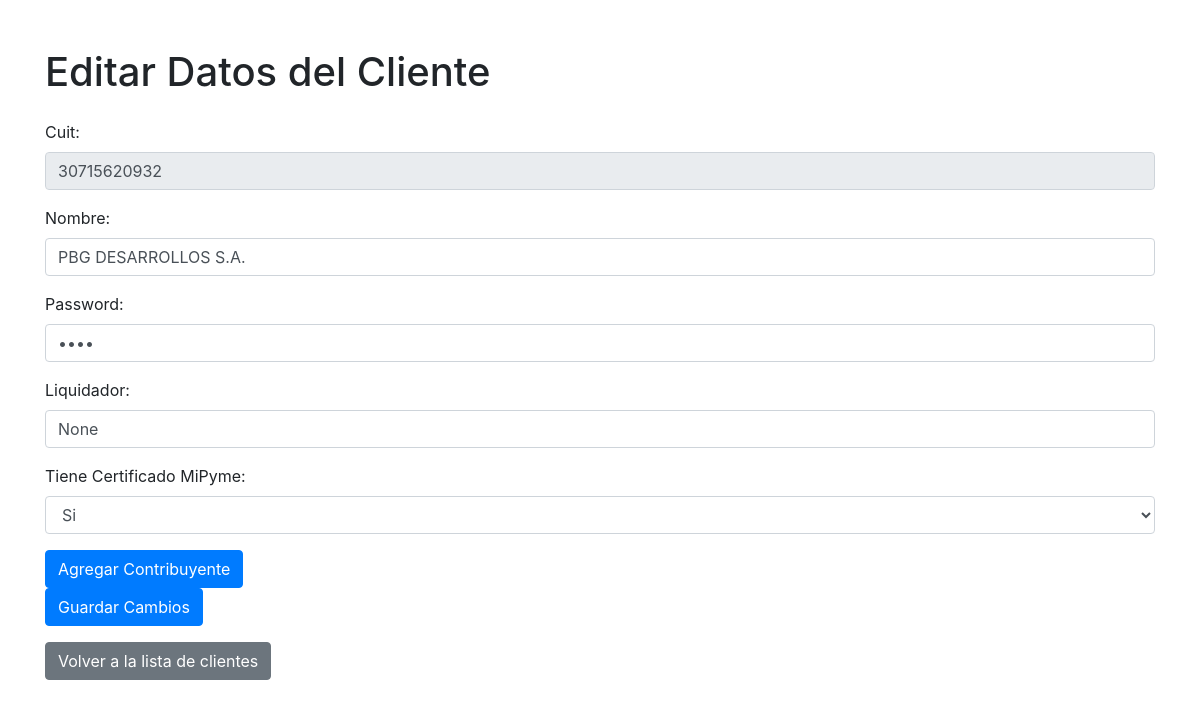
/editar_cliente/30715620932, run on an earlier commit of the app's database.
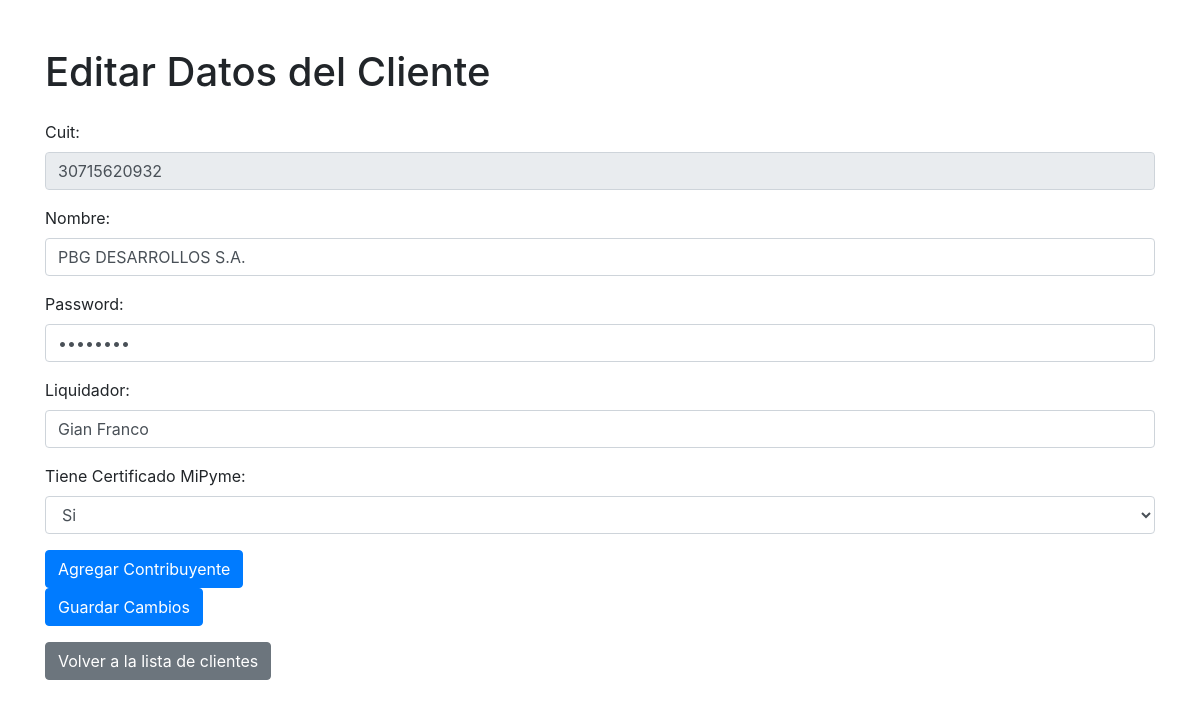
And on a later commit of the database.
### tables this page shows
CREATE TABLE clientes (
                        cuit TEXT PRIMARY KEY,
                        password TEXT,
                        nombre TEXT
                      , liquidador TEXT, tiene_certificado BOOLEAN, vencimiento_certificado DATE);

### app.py (the view)
@app.route('/editar_cliente/<string:cuit>', methods=['GET', 'POST'])
def editar_cliente(cuit):
    conn = sqlite3.connect('test.db')
    cursor = conn.cursor()
    if request.method == 'POST':
        password = request.form['password']
        nombre = request.form['nombre']
        actualizar_cliente(cuit, password, nombre)
    cursor.execute("SELECT * FROM clientes WHERE cuit=?", (cuit,))
    cliente = cursor.fetchone()
    conn.close()
    return render_template('editar_cliente.html', cliente=cliente)

### templates/editar_cliente.html (shortened to what this page needs)
<!DOCTYPE html>
<html>
<head>
    <link rel="stylesheet" href="https://maxcdn.bootstrapcdn.com/bootstrap/4.5.2/css/bootstrap.min.css">
</head>
<body>
    <div class="container mt-5">
        <h1 class="mb-4">Editar Datos del Cliente</h1>
        <form method="POST" action="{{ url_for('actualizar_cliente', cuit=cliente[0]) }}">
            <div class="form-group">
                <label for="cuit">Cuit:</label>
                <input type="text" id="cuit" name="cuit" value="{{ cliente[0] }}" class="form-control" readonly>
            </div>
            <div class="form-group">
                <label for="nombre">Nombre:</label>
                <input type="text" id="nombre" name="nombre" value="{{ cliente[2] }}" class="form-control" required>
            </div>
            <div class="form-group">
                <label for="password">Password:</label>
                <input type="password" id="password" name="password" value="{{ cliente[1] }}" class="form-control" required>
            </div>
            <div class="form-group">
                <label for="liquidador">Liquidador:</label>
                <input type="text" id="liquidador" name="liquidador" value="{{ cliente[3] }}" class="form-control">
            </div>
            <div class="form-group">
                <label for="tiene_certificado">Tiene Certificado MiPyme:</label>
                <select id="tiene_certificado" name="tiene_certificado" class="form-control">
                    <option value="1">Si</option>
                </select>
            </div>
            <button type="button" class="btn btn-primary" id="agregar-contribuyente">Agregar Contribuyente</button>
            <button type="submit" class="btn btn-primary">Guardar Cambios</button>
        </form>
        <a href="/" class="mt-3 btn btn-secondary">Volver a la lista de clientes</a>
    </div>
</body>
</html>

What changed in the data, as far as the page shows it:
changed clientes "PBG DESARROLLOS S.A.": liquidador "None" → "Gian Franco"
